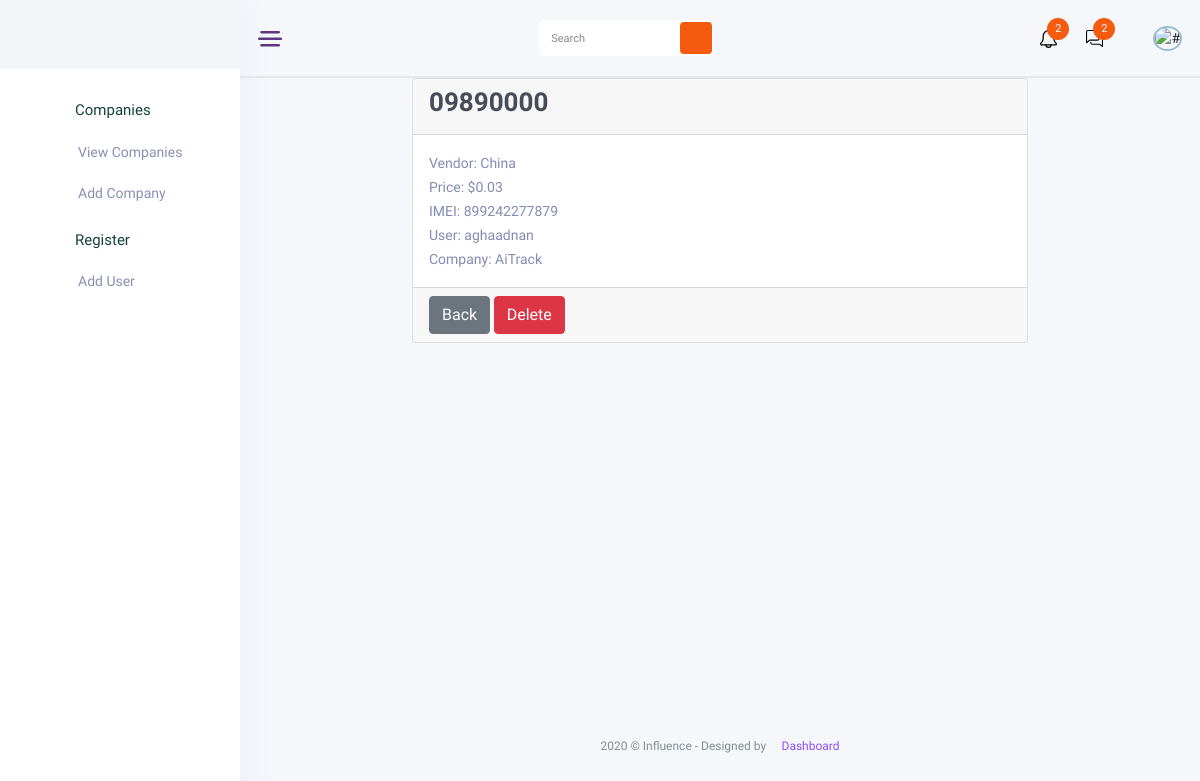
The app's page /inventory/trackerdevices/1/ (signed in) with its own data.
### inventory/models.py (models this page shows, shortened)
class TrackerDevice(models.Model):
    model_number = models.CharField(max_length=255)
    vendor = models.CharField(max_length=255)
    price = models.DecimalField(decimal_places=2, max_digits=10)
    imei = models.CharField(max_length=255)
    user = models.ForeignKey(settings.AUTH_USER_MODEL, on_delete=models.CASCADE, related_name='trackerdevice_items')
    company = models.ForeignKey(Company, on_delete=models.CASCADE, related_name='trackerdevice_items')

### accounts/models.py (models this page shows)
class UserProfile(AbstractUser):
    is_manager  = models.BooleanField(default=False)
    is_admin    = models.BooleanField(default=False)
    is_installer = models.BooleanField(default=False)
    is_agent = models.BooleanField(default=False)
    company = models.ForeignKey(Company, on_delete=models.CASCADE, null=True, related_name='owned_companies')

### companies/models.py (models this page shows)
class Company(models.Model):
    name = models.CharField(max_length=255)
    address = models.CharField(max_length=255)
    phone = models.CharField(max_length=20)
    owner = models.ForeignKey(settings.AUTH_USER_MODEL, on_delete=models.CASCADE, related_name='owned_companies')
    def __str__(self):
        return self.name

### inventory/views.py (the view)
# urls.py: path('trackerdevices/<int:pk>/', TrackerDeviceDetailView.as_view(), name='trackerdevice_detail'),
class TrackerDeviceDetailView(LoginRequiredMixin, DetailView):
    model = TrackerDevice
    template_name = 'inventory/trackerdevice_detail.html'
    context_object_name = 'trackerdevice_item'

### inventory/templates/inventory/trackerdevice_detail.html
{% extends 'base.html' %}
{% block content %}
  <div class="container">
    <div class="row justify-content-center">
      <div class="col-md-8">
        <div class="card">
          <div class="card-header">
            <h3 class="card-title">{{ trackerdevice_item.model_number }}</h3>
          </div>
          <div class="card-body">
            <p><strong>Vendor:</strong> {{ trackerdevice_item.vendor }}</p>
            <p><strong>Price:</strong> ${{ trackerdevice_item.price }}</p>
            <p><strong>IMEI:</strong> {{ trackerdevice_item.imei }}</p>
            <p><strong>User:</strong> {{ trackerdevice_item.user }}</p>
            <p><strong>Company:</strong> {{ trackerdevice_item.company }}</p>
          </div>
          <div class="card-footer">
            <a href="{% url 'inventory:trackerdevice_list' %}" class="btn btn-secondary">Back</a>
            <a href="{% url 'inventory:trackerdevice_delete' trackerdevice_item.pk %}" class="btn btn-danger">Delete</a>
          </div>
        </div>
      </div>
    </div>
  </div>
{% endblock %}

### records on screen
TrackerDevice: model_number "09890000", vendor "China", price "0.03", imei "899242277879", user "aghaadnan", company "AiTrack"
